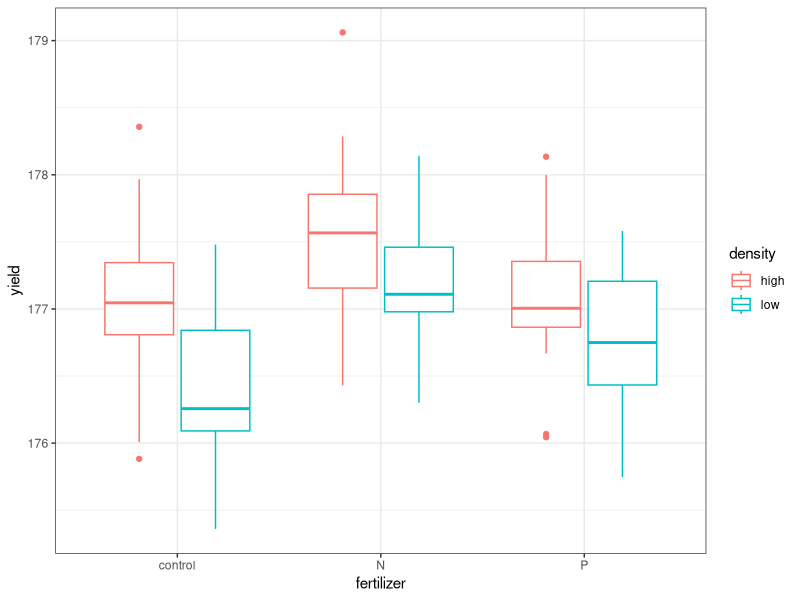
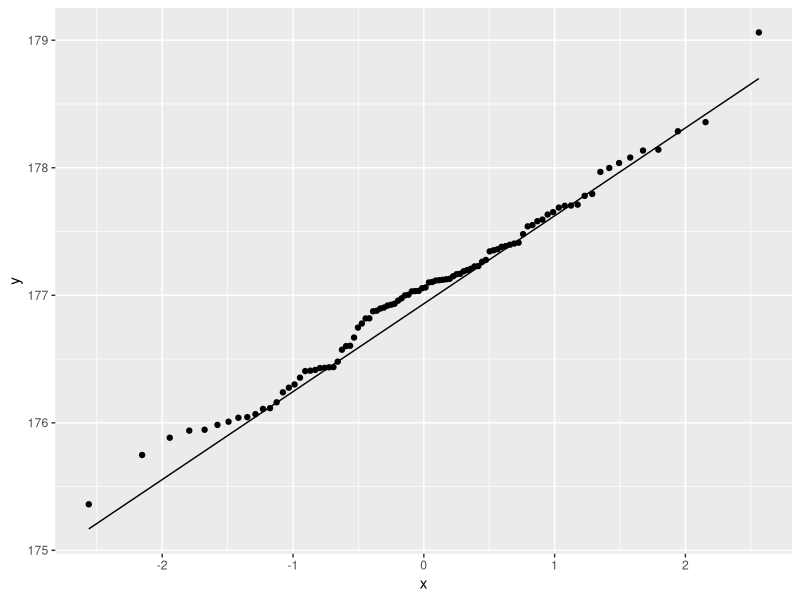
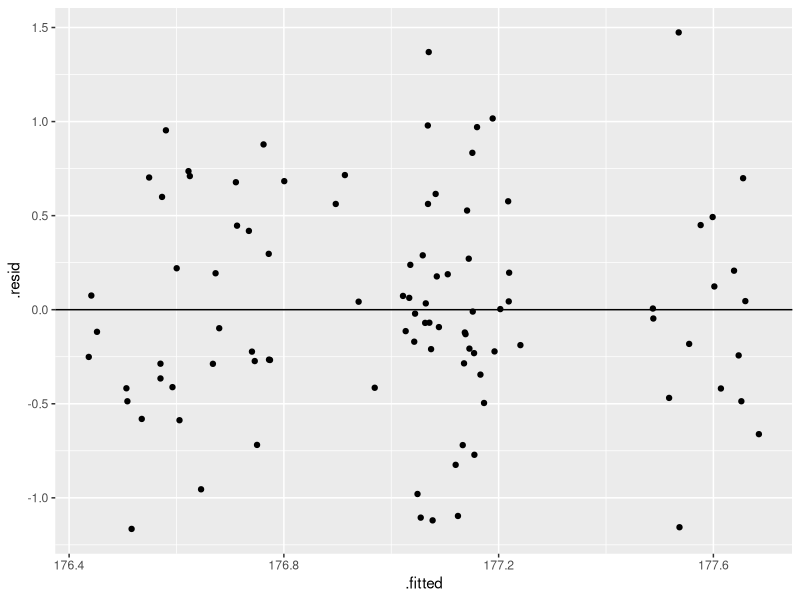
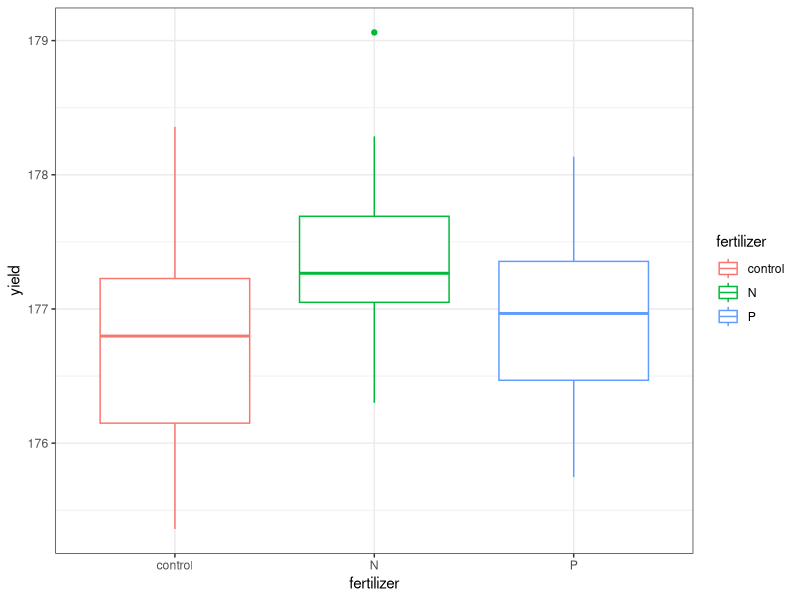
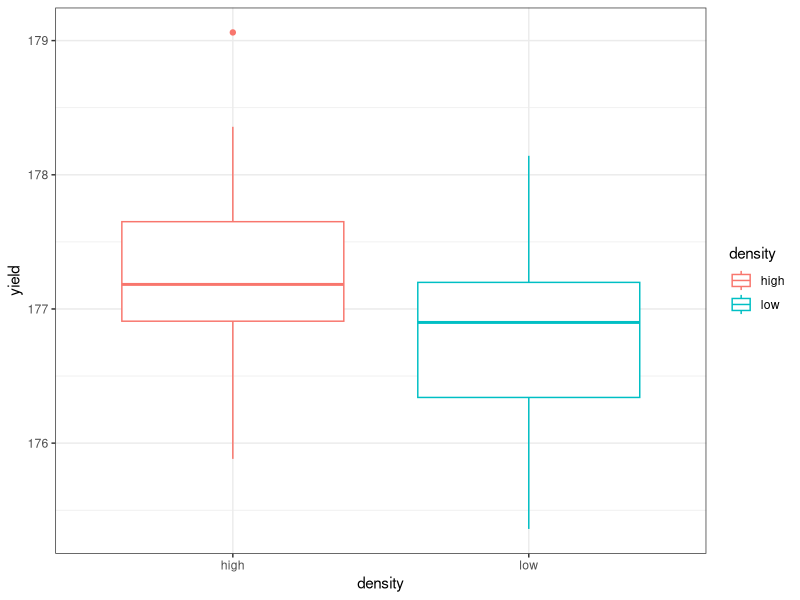
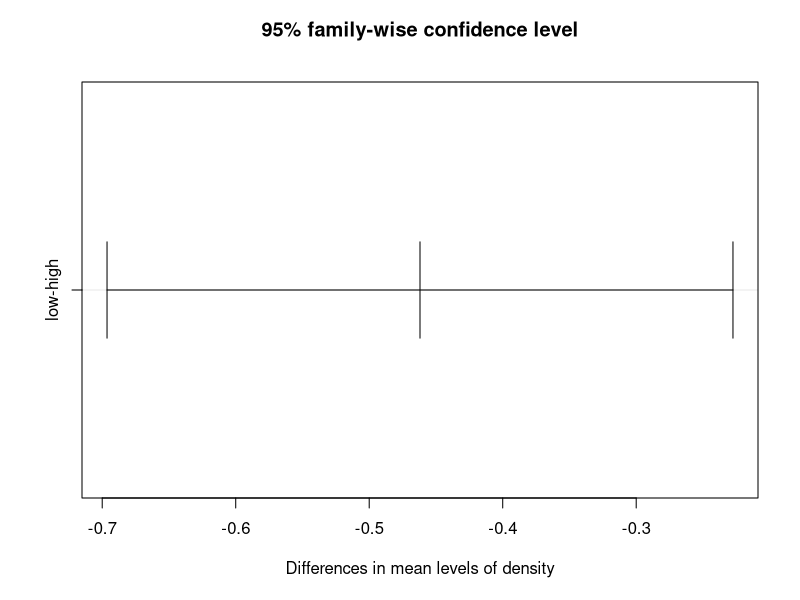
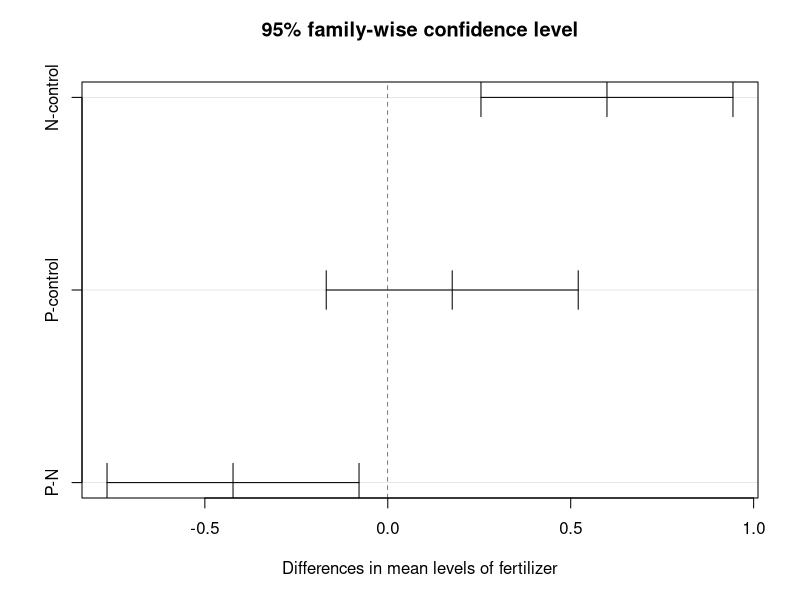
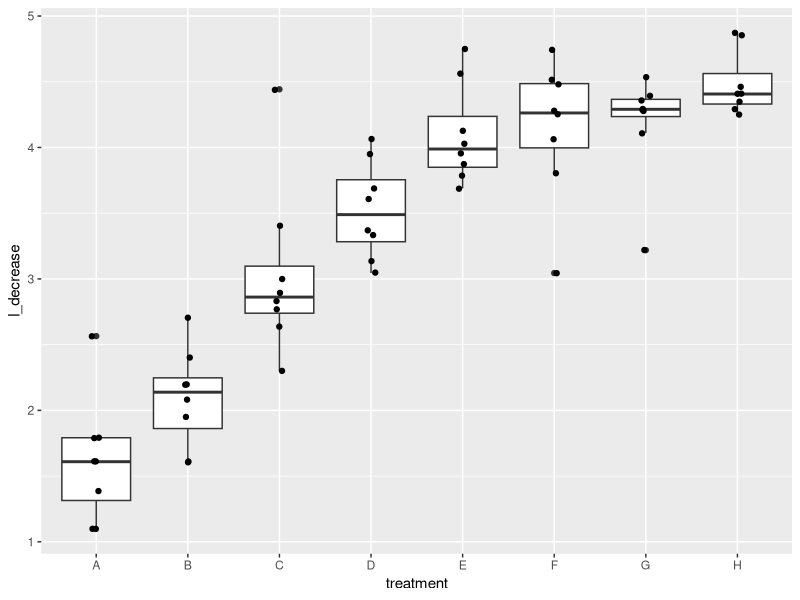

Here is the R script that generated these plots, in order:
## ---- chunk 1
knitr::opts_chunk$set(echo = TRUE)
library(dplyr)
library(ggplot2)
crop <- read.csv(here::here('data/crop_anova.csv'))
latin_ag <- read.csv(here::here("data/latin_square_crops.csv"))
## ---- chunk 2
names(crop)
dim(crop)
head(crop)
distinct(crop, density)
distinct(crop, fertilizer)
## ---- chunk 3
table(crop$density, crop$fertilizer)
## ---- chunk 4
ggplot(crop,
       aes(x = fertilizer,
           y = yield,
           color = density)) +
  geom_boxplot() +
  theme_bw()
## ---- chunk 5
ggplot(crop,
       aes(sample = yield)) +
  stat_qq()+
  stat_qq_line()
## ---- chunk 6
crop_lm <- lm(yield ~ density + fertilizer, data = crop)
ggplot(crop_lm,
       aes(x = .fitted, y = .resid)) +
    geom_point(
      position = position_jitter(
        width = 0.1,
        height = 0)) +
    geom_hline(yintercept = 0)
## ---- chunk 7
anova(crop_lm)
## ---- chunk 8
ggplot(crop,
       aes(x = fertilizer,
           y = yield,
           color = fertilizer)) +
  geom_boxplot() +
  theme_bw()
## ---- chunk 9
ggplot(crop,
       aes(x = density,
           y = yield,
           color = density)) +
  geom_boxplot() +
  theme_bw()
## ---- chunk 10
# ANOVA of our lm model
crop_aov <- aov(crop_lm)

# Tukey's test on the plant_aov object
crop_tukey <- TukeyHSD(crop_aov)
# print out results
crop_tukey
## ---- chunk 11
plot(crop_tukey)
## ---- chunk 12
crop_block_lm <- lm(yield ~ density + fertilizer + block, data = crop)

anova(crop_block_lm)
## ---- chunk 13
data("OrchardSprays")
head(OrchardSprays)
matrix(OrchardSprays$treatment, 8, 8)
## ---- chunk 14
ls_mat <- matrix(latin_ag$seed, 5, 5)
row.names(ls_mat) <- unique(latin_ag$fertil)
colnames(ls_mat) <- unique(latin_ag$treat)
ls_mat

## ---- chunk 15
class(OrchardSprays$rowpos)
## ---- chunk 16
os <- OrchardSprays %>%
  mutate(rowpos_f = factor(rowpos),
         colpos_f = factor(colpos))
head(os)
## ---- chunk 17
os_transform <- os %>%
  mutate(l_decrease = log(decrease +1))
head(os_transform)
## ---- chunk 18
ggplot(os_transform,
       aes(x = treatment, 
           y = l_decrease))+
  geom_boxplot() +
  geom_point(position = position_jitter(
    width = 0.05
  )) 
## ---- chunk 19
ggplot(os_transform, aes(sample = l_decrease)) +
  stat_qq() + # plot qq points
  stat_qq_line() # reference line
## ---- chunk 20
os_lm <- lm(l_decrease ~ treatment + rowpos_f + colpos_f, data = os_transform)
## ---- chunk 21
ggplot(os_lm,
       aes(x = .fitted, y = .resid)) +
  geom_point(
    position = position_jitter(
      width = 0.05)) +
  geom_hline(yintercept = 0)
## ---- chunk 22
anova(os_lm)
## ---- chunk 23
os_lm_2 <- lm(l_decrease ~ treatment +  colpos_f, data = os_transform)
anova(os_lm_2)
## ---- chunk 24
# full model, with rowpos_f blocking
summary(os_lm)$adj.r.square

# second model, without rowpos_F blocking
summary(os_lm_2)$adj.r.square
